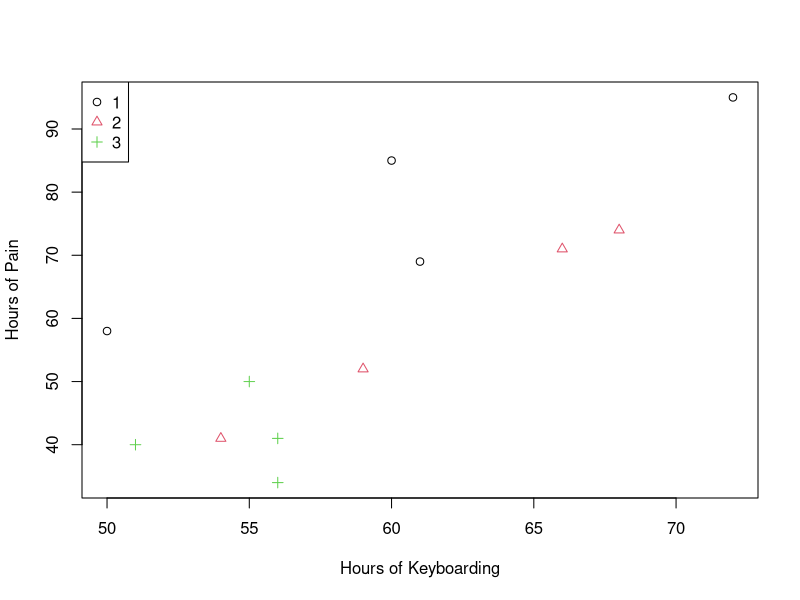

Generate this figure with R:
## ---- chunk 1
knitr::opts_chunk$set(fig.width=12, fig.height=8, fig.path='Figs/',echo=FALSE, warning=FALSE, message=FALSE)
## ---- chunk 2
keyboard = c(rep(1,4), rep(2,4), rep(3,4))
X = c(60, 72, 61, 50, 54, 68, 66, 59, 56, 56, 55, 51)
Y = c(85, 95, 69, 58, 41, 74, 71, 52, 41, 34, 50, 40)
data = data.frame("Keyboard" = keyboard, "Hours" = X, "Pain" = Y)
#summary(data)
plot(data$Hours, data$Pain,col = data$Keyboard, pch = data$Keyboard, 
     xlab = "Hours of Keyboarding", ylab = "Hours of Pain" ) 
legend("topleft", legend = c(1, 2, 3), col = c(1,2,3), pch = c(1,2,3) )
data$Keyboard = as.factor(data$Keyboard) #save the Keyboard variable as a factor variable
## ---- chunk 3
fit_without_covariates = lm(Pain~Keyboard, data = data)
anova(fit_without_covariates)
summary(fit_without_covariates)
## ---- chunk 4
fit_check = lm(Hours~Keyboard, data = data)
anova(fit_check)
## ---- chunk 5
aggregate(data$Hours, list(data$Keyboard), FUN=mean)
## ---- chunk 6
fit_seperate_intercepts = lm(Pain ~ Hours + relevel(Keyboard, ref = "3"), data = data) 
fit_single_line = lm(Pain ~ relevel(Keyboard, ref = "3"), data = data)
anova(fit_seperate_intercepts)
anova(fit_seperate_intercepts, fit_single_line)
summary(fit_seperate_intercepts)
## ---- chunk 7
fit_seperate_lines_1 = lm(Pain~ Hours + Keyboard + Hours:Keyboard , data = data )
anova(fit_seperate_lines_1)
